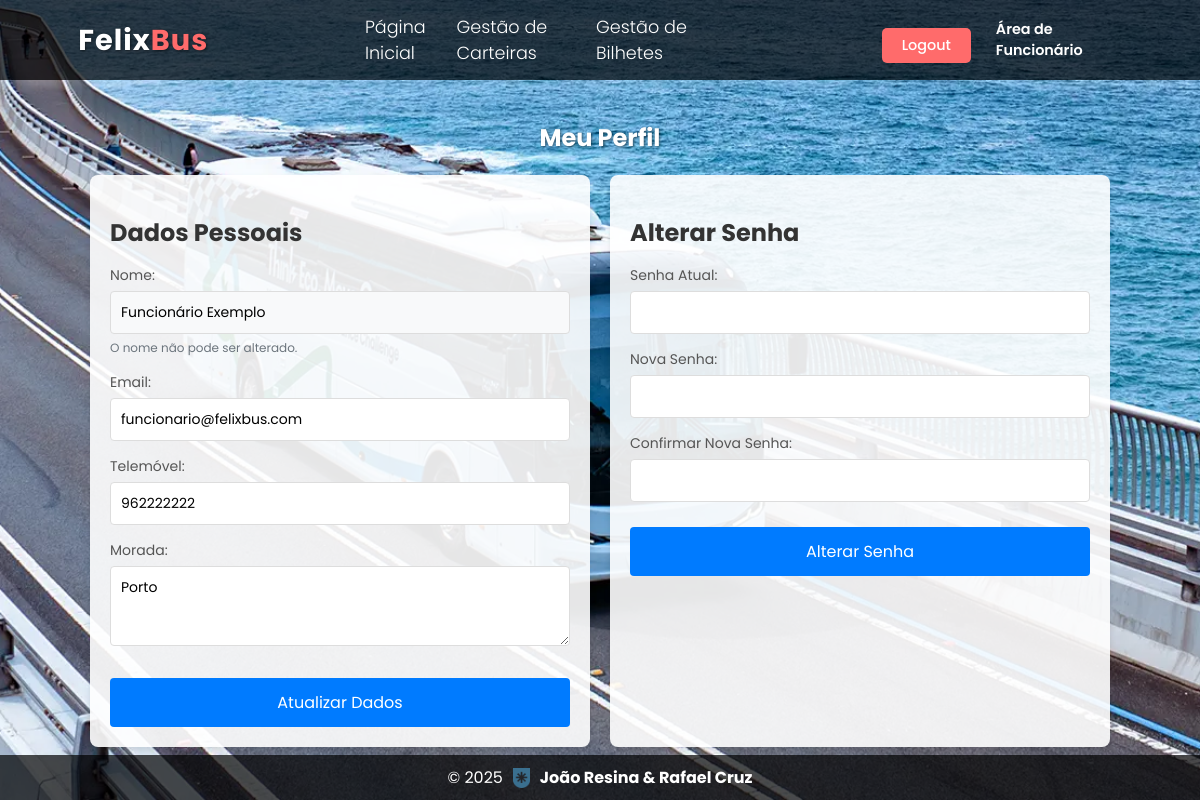
Page /paginas/perfil_funcionario.php (signed in) on the earlier database version.
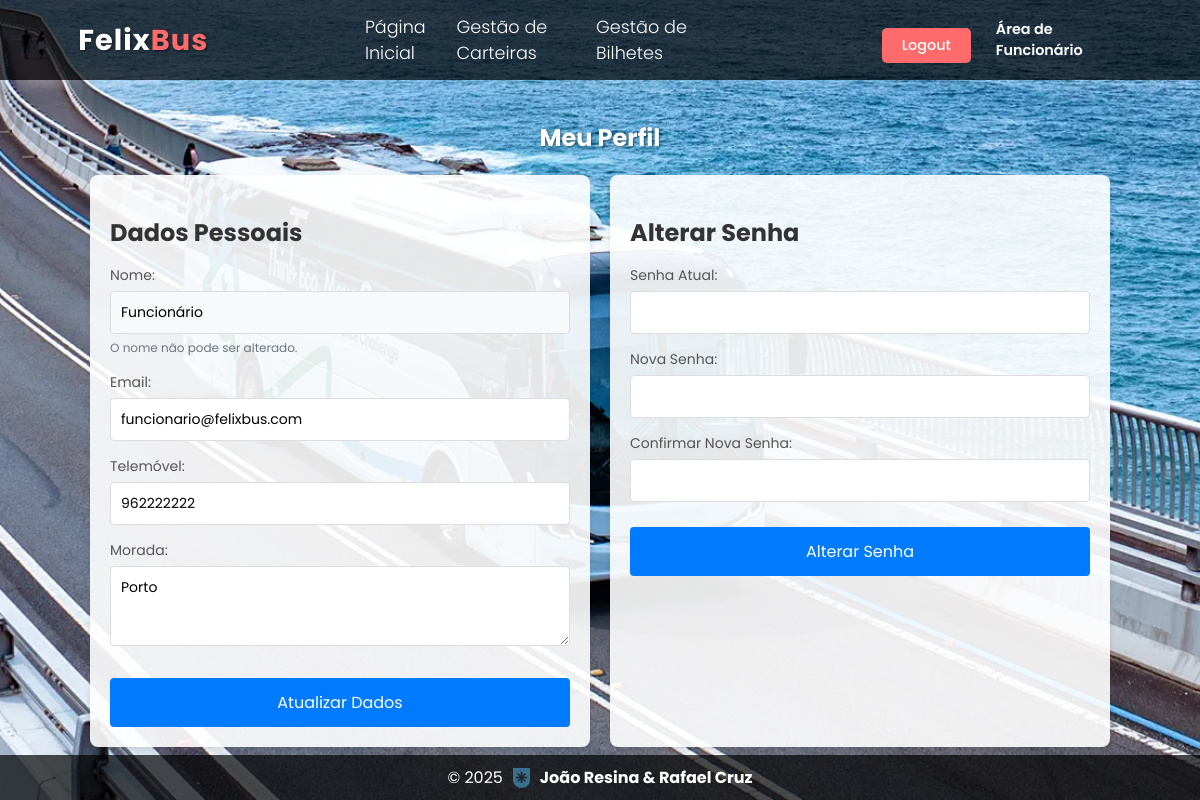
Same page on the later database version.
### tables this page shows
CREATE TABLE utilizadores (
    id INT AUTO_INCREMENT PRIMARY KEY,
    user VARCHAR(20) UNIQUE NOT NULL,  
    pwd VARCHAR(255) NOT NULL,  
    nome VARCHAR(100) NOT NULL,
    email VARCHAR(150) UNIQUE NOT NULL,
    telemovel VARCHAR(20) NOT NULL,
    morada TEXT NOT NULL,
    tipo_perfil INT NOT NULL DEFAULT 4,  
    FOREIGN KEY (tipo_perfil) REFERENCES perfis(id)
);

### paginas/perfil_funcionario.php (the view, shortened to what this page needs)
<?php
$id_utilizador = $_SESSION["id_utilizador"];
$sql = "SELECT nome, email, telemovel, morada FROM utilizadores WHERE id = $id_utilizador";
$resultado = mysqli_query($conn, $sql);
$dados = mysqli_fetch_assoc($resultado);
?>
<!DOCTYPE html>
<html lang="pt">
<head>
    <link rel="stylesheet" href="perfil_funcionario.css">
</head>
<body>
    <nav>
        <div class="logo">
            <h1>Felix<span>Bus</span></h1>
        </div>
        <div class="links">
            <div class="link"> <a href="pg_funcionario.php">Página Inicial</a></div>
            <div class="link"> <a href="gerir_carteiras.php">Gestão de Carteiras</a></div>
            <div class="link"> <a href="gerir_bilhetes_func.php">Gestão de Bilhetes</a></div>
        </div>
        <div class="buttons">
            <div class="btn"><a href="logout.php"><button>Logout</button></a></div>
            <div class="btn-admin">Área de Funcionário</div>
        </div>
    </nav>
    <section>
        <h1>Meu Perfil</h1>
        <div class="container">
            <div class="form-container">
                <h2>Dados Pessoais</h2>
                <form method="post" action="perfil_funcionario.php">
                    <div class="form-group">
                        <label for="nome">Nome:</label>
                        <input type="text" id="nome" name="nome" value="<?php echo htmlspecialchars($dados['nome']); ?>" readonly>
                        <small>O nome não pode ser alterado.</small>
                    </div>
                    <div class="form-group">
                        <label for="email">Email:</label>
                        <input type="email" id="email" name="email" value="<?php echo htmlspecialchars($dados['email']); ?>" required>
                    </div>
                    <div class="form-group">
                        <label for="telemovel">Telemóvel:</label>
                        <input type="text" id="telemovel" name="telemovel" value="<?php echo htmlspecialchars($dados['telemovel']); ?>" required>
                    </div>
                    <div class="form-group">
                        <label for="morada">Morada:</label>
                        <textarea id="morada" name="morada" required><?php echo htmlspecialchars($dados['morada']); ?></textarea>
                    </div>
                    <button type="submit" name="atualizar_dados">Atualizar Dados</button>
                </form>
            </div>
            <div class="form-container">
                <h2>Alterar Senha</h2>
                <form method="post" action="perfil_funcionario.php">
                    <div class="form-group">
                        <label for="senha_atual">Senha Atual:</label>
                        <input type="password" id="senha_atual" name="senha_atual" required>
                    </div>
                    <div class="form-group">
                        <label for="nova_senha">Nova Senha:</label>
                        <input type="password" id="nova_senha" name="nova_senha" required>
                    </div>
                    <div class="form-group">
                        <label for="confirmar_senha">Confirmar Nova Senha:</label>
                        <input type="password" id="confirmar_senha" name="confirmar_senha" required>
                    </div>
                    <button type="submit" name="alterar_senha">Alterar Senha</button>
                </form>
            </div>
        </div>
    </section>
    <footer>
        © <?php echo date("Y"); ?> <img src="estcb.png" alt="ESTCB"> <span>João Resina & Rafael Cruz</span>
    </footer>
</body>
</html>

Differences in the rows shown:
changed utilizadores "funcionario@felixbus.com": nome "Funcionário Exemplo" → "Funcionário"
